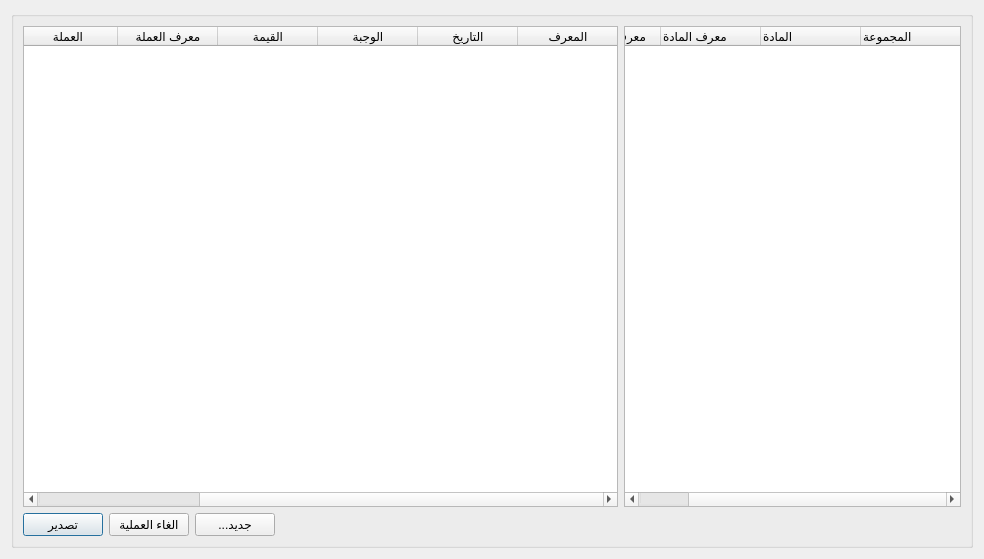
<?xml version="1.0" encoding="UTF-8"?>
<ui version="4.0">
 <class>ManufactureProcesses</class>
 <widget class="QDialog" name="ManufactureProcesses">
  <property name="windowModality">
   <enum>Qt::WindowModal</enum>
  </property>
  <property name="geometry">
   <rect>
    <x>0</x>
    <y>0</y>
    <width>984</width>
    <height>559</height>
   </rect>
  </property>
  <property name="windowTitle">
   <string>التصنيع</string>
  </property>
  <property name="windowIcon">
   <iconset>
    <normaloff>graphics/icon.xpm</normaloff>graphics/icon.xpm</iconset>
  </property>
  <property name="modal">
   <bool>true</bool>
  </property>
  <layout class="QGridLayout" name="gridLayout">
   <item row="0" column="0">
    <widget class="QGroupBox" name="groupBox_2">
     <property name="layoutDirection">
      <enum>Qt::RightToLeft</enum>
     </property>
     <property name="title">
      <string/>
     </property>
     <layout class="QGridLayout" name="gridLayout_2">
      <item row="1" column="0">
       <spacer name="horizontalSpacer">
        <property name="orientation">
         <enum>Qt::Horizontal</enum>
        </property>
        <property name="sizeHint" stdset="0">
         <size>
          <width>305</width>
          <height>20</height>
         </size>
        </property>
       </spacer>
      </item>
      <item row="1" column="1">
       <spacer name="horizontalSpacer_2">
        <property name="orientation">
         <enum>Qt::Horizontal</enum>
        </property>
        <property name="sizeHint" stdset="0">
         <size>
          <width>305</width>
          <height>20</height>
         </size>
        </property>
       </spacer>
      </item>
      <item row="0" column="1" colspan="4">
       <widget class="QTableWidget" name="manu_processes_table">
        <column>
         <property name="text">
          <string>المعرف</string>
         </property>
        </column>
        <column>
         <property name="text">
          <string>التاريخ</string>
         </property>
        </column>
        <column>
         <property name="text">
          <string>الوجبة</string>
         </property>
        </column>
        <column>
         <property name="text">
          <string>القيمة</string>
         </property>
        </column>
        <column>
         <property name="text">
          <string>معرف العملة</string>
         </property>
        </column>
        <column>
         <property name="text">
          <string>العملة</string>
         </property>
        </column>
        <column>
         <property name="text">
          <string>الحالة</string>
         </property>
        </column>
       </widget>
      </item>
      <item row="1" column="4">
       <widget class="QPushButton" name="export_btn">
        <property name="text">
         <string>تصدير</string>
        </property>
       </widget>
      </item>
      <item row="1" column="2">
       <widget class="QPushButton" name="add_new_manu_btn">
        <property name="text">
         <string>...جديد</string>
        </property>
       </widget>
      </item>
      <item row="0" column="0">
       <widget class="QTreeWidget" name="materials_tree">
        <column>
         <property name="text">
          <string>المجموعة</string>
         </property>
        </column>
        <column>
         <property name="text">
          <string>المادة</string>
         </property>
        </column>
        <column>
         <property name="text">
          <string>معرف المادة</string>
         </property>
        </column>
        <column>
         <property name="text">
          <string>معرف المجموعة</string>
         </property>
        </column>
       </widget>
      </item>
      <item row="1" column="3">
       <widget class="QPushButton" name="delete_manu_btn">
        <property name="text">
         <string>الغاء العملية</string>
        </property>
       </widget>
      </item>
     </layout>
    </widget>
   </item>
  </layout>
 </widget>
 <resources/>
 <connections/>
</ui>
